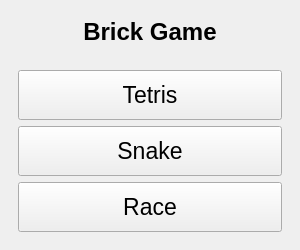
<?xml version="1.0" encoding="UTF-8"?>
<ui version="4.0">
 <class>s21::MainWindow</class>
 <widget class="QMainWindow" name="s21::MainWindow">
  <property name="geometry">
   <rect>
    <x>0</x>
    <y>0</y>
    <width>300</width>
    <height>250</height>
   </rect>
  </property>
  <property name="windowTitle">
   <string>BrickGame</string>
  </property>
  <widget class="QWidget" name="centralwidget">
   <layout class="QVBoxLayout" name="verticalLayout">
    <item>
     <widget class="QLabel" name="name">
      <property name="font">
       <font>
        <pointsize>18</pointsize>
        <bold>true</bold>
       </font>
      </property>
      <property name="text">
       <string>Brick Game</string>
      </property>
      <property name="alignment">
       <set>Qt::AlignCenter</set>
      </property>
     </widget>
    </item>
    <item>
     <widget class="QWidget" name="buttons" native="true">
      <layout class="QVBoxLayout" name="verticalLayout_2">
       <item>
        <widget class="QPushButton" name="tetrisButton">
         <property name="minimumSize">
          <size>
           <width>0</width>
           <height>50</height>
          </size>
         </property>
         <property name="font">
          <font>
           <pointsize>17</pointsize>
          </font>
         </property>
         <property name="text">
          <string>Tetris</string>
         </property>
        </widget>
       </item>
       <item>
        <widget class="QPushButton" name="snakeButton">
         <property name="minimumSize">
          <size>
           <width>0</width>
           <height>50</height>
          </size>
         </property>
         <property name="font">
          <font>
           <pointsize>17</pointsize>
          </font>
         </property>
         <property name="text">
          <string>Snake</string>
         </property>
        </widget>
       </item>
       <item>
        <widget class="QPushButton" name="raceButton">
         <property name="minimumSize">
          <size>
           <width>0</width>
           <height>50</height>
          </size>
         </property>
         <property name="font">
          <font>
           <pointsize>17</pointsize>
          </font>
         </property>
         <property name="text">
          <string>Race</string>
         </property>
        </widget>
       </item>
      </layout>
     </widget>
    </item>
   </layout>
  </widget>
 </widget>
 <resources/>
 <connections/>
</ui>
